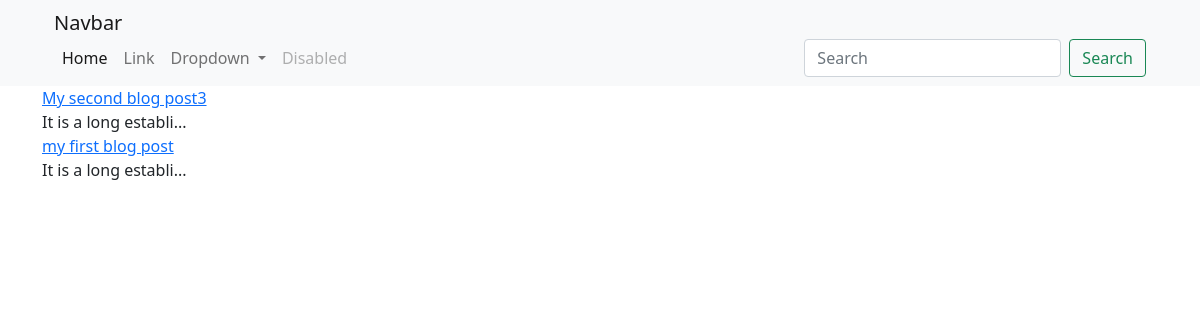
The app's page /articles/ with its own data.
### articles/models.py (models this page shows, shortened)
class Article(models.Model):
    title = models.CharField(max_length=255)
    content = models.TextField()
    active = models.BooleanField(default=True)
    published = models.BooleanField(default=False)
    def get_absolute_url(self):
        return reverse("articles:detail",kwargs = {"id":self.id})

### articles/views.py (the view)
# urls.py: path('', articles_view,name="articles"),
def articles_view(request):
    articles = Article.objects.all()
    context = {"articles": articles}
    return render(request, 'article/articles.html',context)

### templates/article/articles.html (shortened to what this page needs)
{% extends 'base.html' %}
{% block content %}
    {% for article in articles %}
        <a href="{{article.get_absolute_url}}">{{ article.title }}</a>
        <br>
        {{ article.content | slice:20}}...
        <br>
    {% endfor %}
{% endblock %}

### templates/base.html (shortened to what this page needs)
<!DOCTYPE html>
<html lang="en">
<head>
    <link href="https://cdn.jsdelivr.net/npm/bootstrap@5.0.2/dist/css/bootstrap.min.css" rel="stylesheet">
</head>
<body>
    {% include 'navbar.html' %}
    <div class="container">
        {% block content %}
        {% endblock %}
    </div>
</body>
</html>

### templates/navbar.html (shortened to what this page needs)
<nav class="navbar navbar-expand-lg navbar-light bg-light">
  <div class="container">
    <div class="container-fluid">
      <a class="navbar-brand" href="#">Navbar</a>
      <div class="collapse navbar-collapse" id="navbarSupportedContent">
        <ul class="navbar-nav me-auto mb-2 mb-lg-0">
          <li class="nav-item">
            <a class="nav-link active" aria-current="page" href="#">Home</a>
          </li>
          <li class="nav-item">
            <a class="nav-link" href="#">Link</a>
          </li>
          <li class="nav-item dropdown">
            <a class="nav-link dropdown-toggle" href="#" id="navbarDropdown" role="button" data-bs-toggle="dropdown" aria-expanded="false">
              Dropdown
            </a>
          </li>
          <li class="nav-item">
            <a class="nav-link disabled" href="#" tabindex="-1" aria-disabled="true">Disabled</a>
          </li>
        </ul>
        <form class="d-flex">
          <input class="form-control me-2" type="search" placeholder="Search" aria-label="Search">
          <button class="btn btn-outline-success" type="submit">Search</button>
        </form>
      </div>
    </div>
  </div>
  </nav>

### records on screen
Article: title "My second blog post3", content "It is a long establi"
Article: title "my first blog post", content "It is a long establi"
